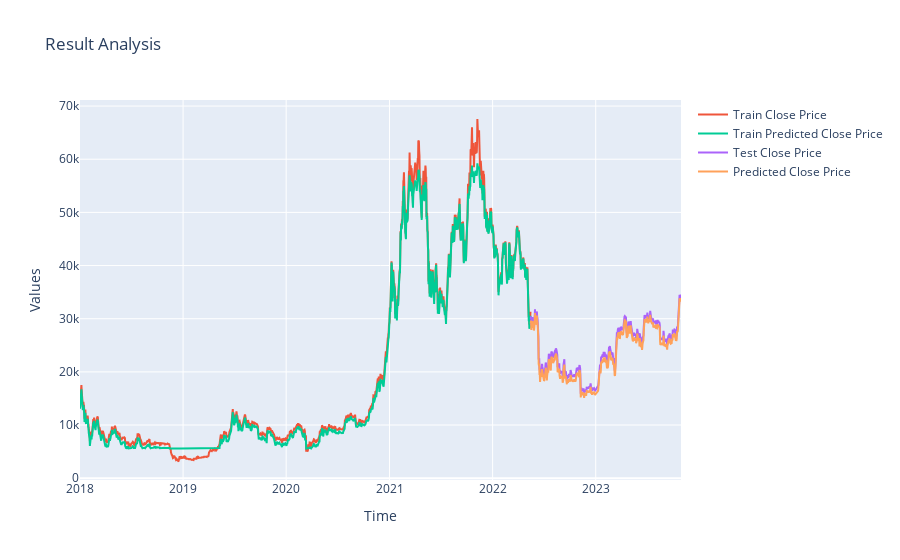

The cell this chart's notebook holds for it:
### Code cell
fig=px.line(title='Result Analysis').update_layout(
    xaxis_title="Time", yaxis_title="Values")
#fig.add_scatter(x= close_data.index, y=close_data['Close'], name= "Original Close Price")
fig.add_scatter(x=train.index, y= train['Close'], name= "Train Close Price")
fig.add_scatter(x=train.index, y= train['Predictionbidir'], name= "Train Predicted Close Price")
fig.add_scatter(x=test.index, y= test['Close'], name= "Test Close Price")
fig.add_scatter(x=test.index, y=test['Predictionbidir'], name= "Predicted Close Price")

### Figure 1 — Plotly figure (JSON) as saved in the notebook; plotly's stock layout.template omitted (floating-point values rounded to 4 significant figures; data arrays with more than 128 entries replaced by an {"elided": "..."} marker saying what was removed)
{"data": [{"hovertemplate": "<extra></extra>", "legendgroup": "", "line": {"color": "#636efa", "dash": "solid"}, "marker": {"symbol": "circle"}, "mode": "lines", "name": "", "orientation": "v", "showlegend": false, "type": "scatter", "xaxis": "x", "yaxis": "y"}, {"name": "Train Close Price", "type": "scatter", "x": {"elided": "1596 str values"}, "y": {"elided": "1596 float values"}}, {"name": "Train Predicted Close Price", "type": "scatter", "x": {"elided": "1596 str values"}, "y": {"elided": "1596 float values"}}, {"name": "Test Close Price", "type": "scatter", "x": {"elided": "533 str values"}, "y": {"elided": "533 float values"}}, {"name": "Predicted Close Price", "type": "scatter", "x": {"elided": "533 str values"}, "y": {"elided": "533 float values"}}], "layout": {"legend": {"tracegroupgap": 0}, "title": {"text": "Result Analysis"}, "xaxis": {"anchor": "y", "domain": [0, 1], "title": {"text": "Time"}}, "yaxis": {"anchor": "x", "domain": [0, 1], "title": {"text": "Values"}}}}
